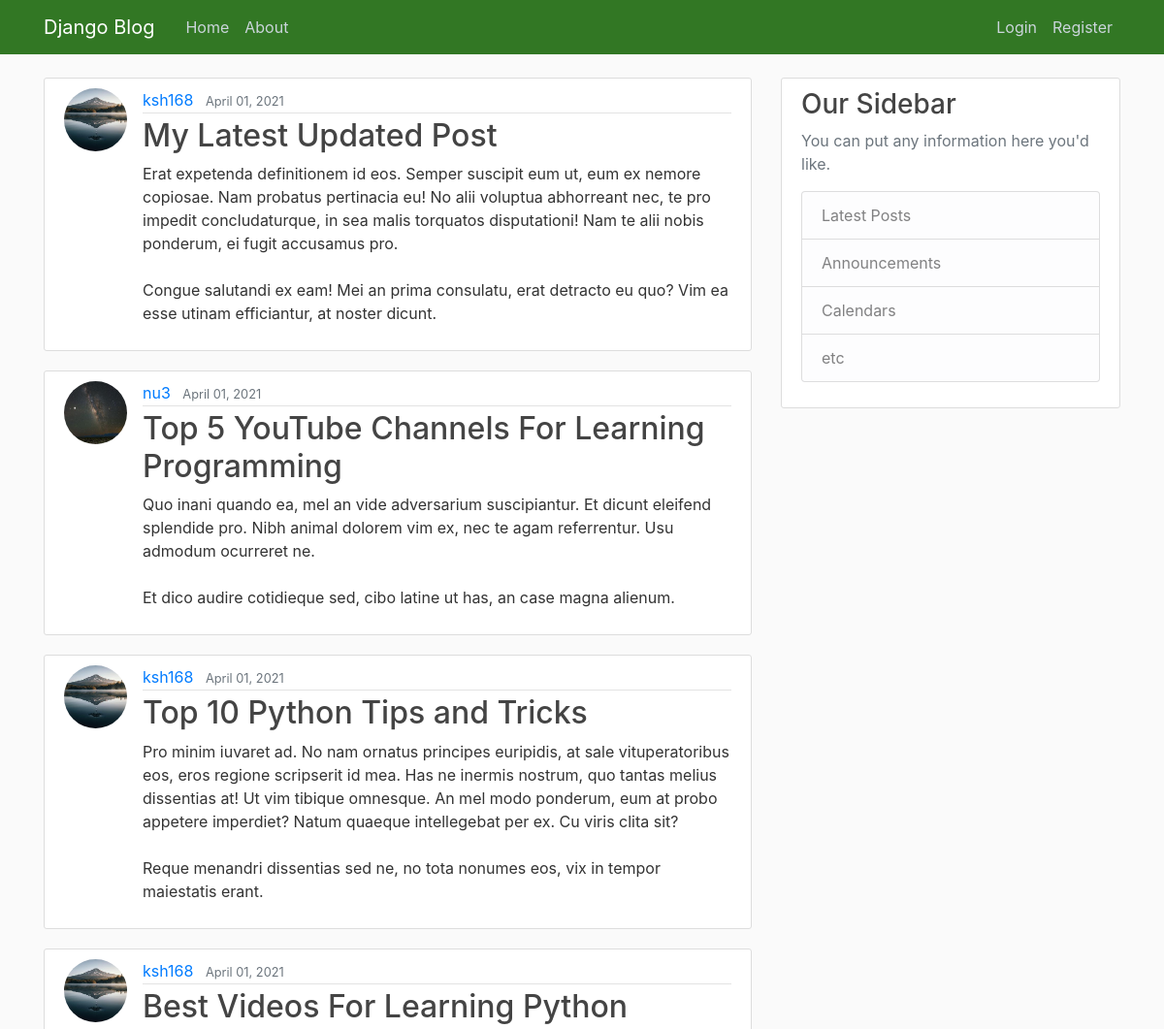
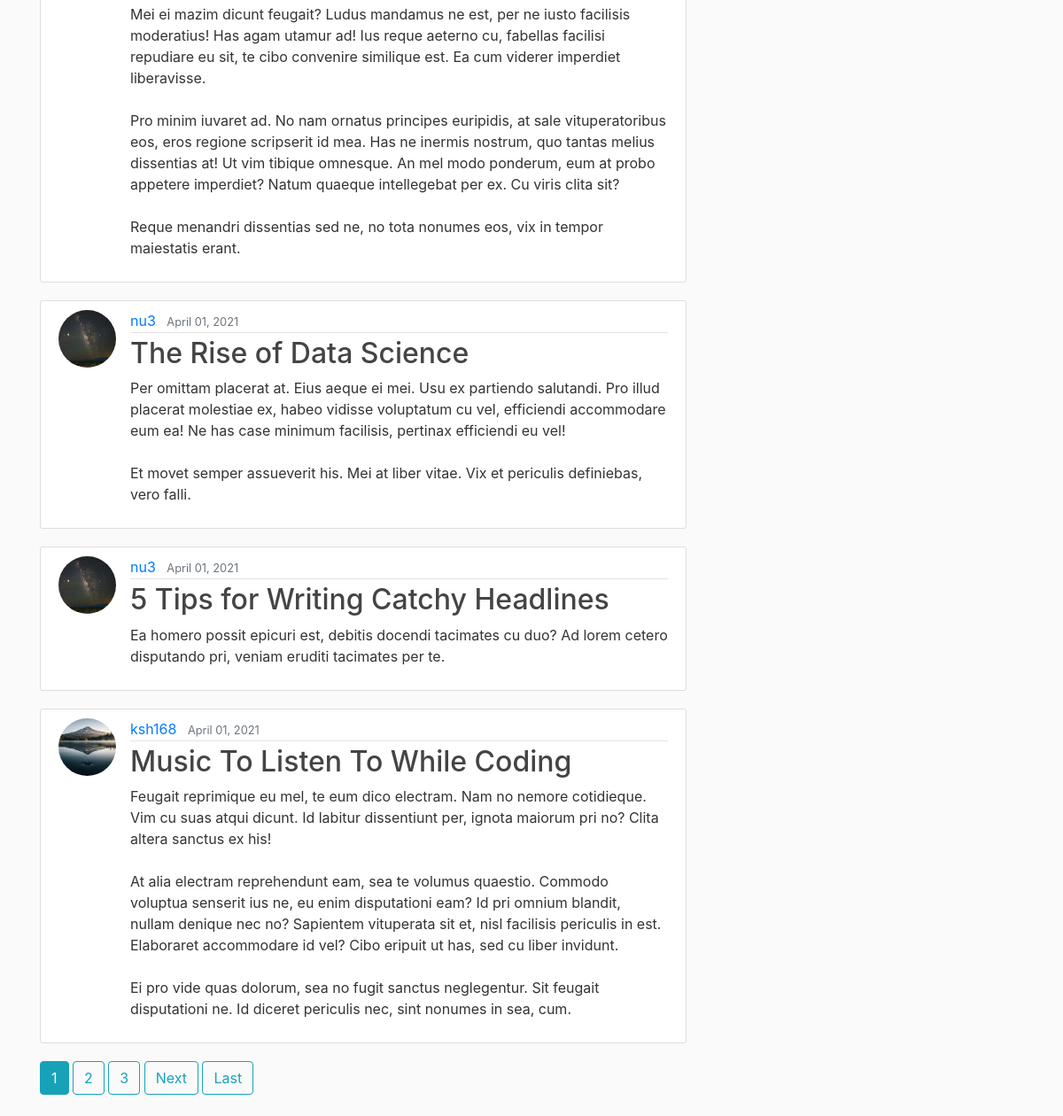
The page / on the database its author committed (2 pictures, top to bottom).
### blog/models.py (models this page shows, shortened)
class Post(models.Model):
    title = models.CharField(max_length=100)
    content = models.TextField()
    date_posted = models.DateTimeField(default=timezone.now)
    author = models.ForeignKey(User, on_delete=models.CASCADE)

### users/models.py (models this page shows, shortened)
class Profile(models.Model):
    user = models.OneToOneField(User, on_delete=models.CASCADE)
    image = models.ImageField(default='default.jpg', upload_to='profile_pics')

### blog/views.py (the view)
# urls.py: path('', PostListView.as_view(), name='blog-home'),
class PostListView(ListView):
    model = Post
    template_name = 'blog/home.html'    # <app>/<model>_<viewtype>.html
    context_object_name = 'posts'
    ordering = ['-date_posted']     #the "-" sign causes the newest to oldest
    paginate_by = 7

### blog/templates/blog/home.html (shortened to what this page needs)
{% extends "blog/base.html" %}
{% block content %}
    {% for post in posts %}
        <article class="media content-section">
            <img class="rounded-circle article-img" src="{{ post.author.profile.image.url }}">
            <div class="media-body">
            <div class="article-metadata">
                <a class="mr-2" href="#">{{ post.author }}</a>
                <small class="text-muted">{{ post.date_posted|date:"F d, Y" }}</small>
            </div>
            <h2><a class="article-title" href="{% url 'post-detail' post.id %}">{{ post.title }}</a></h2>
            <p class="article-content">{{ post.content }}</p>
            </div>
        </article>
    {% endfor %}
    {% if is_paginated %}
        {% for num in page_obj.paginator.page_range %}
            {% if page_obj.number == num %}
                <a class="btn btn-info mb-4" href="?page={{ num }}">{{ num }}</a>
            {% elif num > page_obj.number|add:'-3' and num < page_obj.number|add:'3' %}
                <a class="btn btn-outline-info mb-4" href="?page={{ num }}">{{ num }}</a>
            {% endif %}
        {% endfor %}
        {% if page_obj.has_next %}
            <a class="btn btn-outline-info mb-4" href="?page={{ page_obj.next_page_number }}">Next</a>
            <a class="btn btn-outline-info mb-4" href="?page={{ page_obj.paginator.num_pages }}">Last</a>
        {% endif %}
    {% endif %}
{% endblock content %}

### blog/static/blog/main.css (style rules this page uses)
body { background: #fafafa; color: #333333; margin-top: 5rem; }
h1, h2, h3, h4, h5, h6 { color: #444444; }
.content-section { background: #ffffff; padding: 10px 20px; border: 1px solid #dddddd; border-radius: 3px; margin-bottom: 20px; }
.article-title { color: #444444; }
.article-content { white-space: pre-line; }
.article-img { height: 65px; width: 65px; margin-right: 16px; }
.article-metadata { padding-bottom: 1px; margin-bottom: 4px; border-bottom: 1px solid #e3e3e3 }

### rows shown on the page
Post: author.profile.image (picture), author "ksh168", date_posted "April 01, 2021", title "My Latest Updated Post", content "Erat expetenda definitionem id eos. Semper suscipit eum ut, eum ex nemore copiosae. Nam probatus pertinacia eu! No alii voluptua abhorreant nec, te pro impedit concludaturque, in sea malis torquatos disputationi! Nam te alii nobis ponderum, ei fugit accusamus pro. Congue salutandi ex eam! Mei an prima consulatu, erat detracto eu quo? Vim ea esse utinam efficiantur, at noster dicunt."
Post: author.profile.image (picture), author "nu3", date_posted "April 01, 2021", title "Top 5 YouTube Channels For Learning Programming", content "Quo inani quando ea, mel an vide adversarium suscipiantur. Et dicunt eleifend splendide pro. Nibh animal dolorem vim ex, nec te agam referrentur. Usu admodum ocurreret ne. Et dico audire cotidieque sed, cibo latine ut has, an case magna alienum."
Post: author.profile.image (picture), author "ksh168", date_posted "April 01, 2021", title "Top 10 Python Tips and Tricks", content "Pro minim iuvaret ad. No nam ornatus principes euripidis, at sale vituperatoribus eos, eros regione scripserit id mea. Has ne inermis nostrum, quo tantas melius dissentias at! Ut vim tibique omnesque. An mel modo ponderum, eum at probo appetere imperdiet? Natum quaeque intellegebat per ex. Cu viris clita sit? Reque menandri dissentias sed ne, no tota nonumes eos, vix in tempor maiestatis erant."
Post: author.profile.image (picture), author "ksh168", date_posted "April 01, 2021", title "Best Videos For Learning Python", content "Mei ei mazim dicunt feugait? Ludus mandamus ne est, per ne iusto facilisis moderatius! Has agam utamur ad! Ius reque aeterno cu, fabellas facilisi repudiare eu sit, te cibo convenire similique est. Ea cum viderer imperdiet liberavisse. Pro minim iuvaret ad. No nam ornatus principes euripidis, at sale vituperatoribus eos, eros regione scripserit id mea. Has ne inermis nostrum, quo tantas melius dissentias at! Ut vim tibique omnesque. An mel modo ponderum, eum at probo appetere imperdiet? Natum quaeque intellegebat per ex. Cu viris clita sit? Reque menandri dissentias sed ne, no tota nonumes eos, vix in tempor maiestatis erant."
Post: author.profile.image (picture), author "nu3", date_posted "April 01, 2021", title "The Rise of Data Science", content "Per omittam placerat at. Eius aeque ei mei. Usu ex partiendo salutandi. Pro illud placerat molestiae ex, habeo vidisse voluptatum cu vel, efficiendi accommodare eum ea! Ne has case minimum facilisis, pertinax efficiendi eu vel! Et movet semper assueverit his. Mei at liber vitae. Vix et periculis definiebas, vero falli."
Post: author.profile.image (picture), author "nu3", date_posted "April 01, 2021", title "5 Tips for Writing Catchy Headlines", content "Ea homero possit epicuri est, debitis docendi tacimates cu duo? Ad lorem cetero disputando pri, veniam eruditi tacimates per te."
Post: author.profile.image (picture), author "ksh168", date_posted "April 01, 2021", title "Music To Listen To While Coding", content "Feugait reprimique eu mel, te eum dico electram. Nam no nemore cotidieque. Vim cu suas atqui dicunt. Id labitur dissentiunt per, ignota maiorum pri no? Clita altera sanctus ex his! At alia electram reprehendunt eam, sea te volumus quaestio. Commodo voluptua senserit ius ne, eu enim disputationi eam? Id pri omnium blandit, nullam denique nec no? Sapientem vituperata sit et, nisl facilisis periculis in est. Elaboraret accommodare id vel? Cibo eripuit ut has, sed cu liber invidunt. Ei pro vide quas dolorum, sea no fugit sanctus neglegentur. Sit feugait disputationi ne. Id diceret periculis nec, sint nonumes in sea, cum."

### other values the page prints
{{ num }} "1"
{{ num }} "2" "3"
